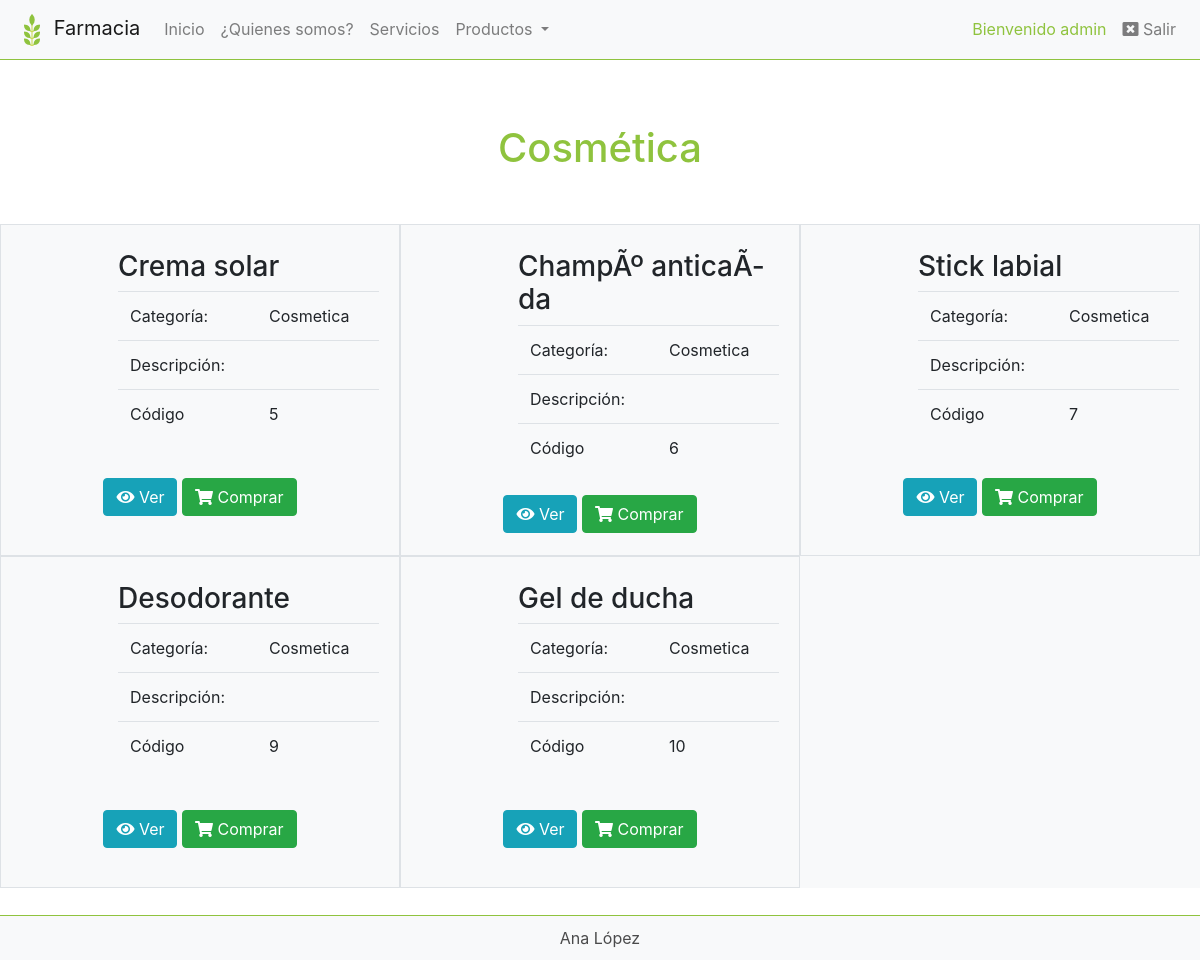
Screenshot of /farmacia/ver_productos_cosmetica.php (signed in) with the database file from the repository.
### tables this page shows
CREATE TABLE `productos` (
  `codigo` int(4) NOT NULL,
  `nombre` varchar(30) NOT NULL,
  `categoria` varchar(20) NOT NULL,
  `cantidad` int(4) NOT NULL,
  `precio` float NOT NULL,
  `imagen` varchar(255) NOT NULL,
  `descripcion` text
);

### farmacia/ver_productos_cosmetica.php (the view, shortened to what this page needs)
<!DOCTYPE html>
<html lang="es">
<head>
	<?php include("cnds.php"); ?>
</head>
<body>
	<?php include("menuUsuario.php"); ?>
	<div class="jumbotron text-center lmbot">
			<h1>Cosmética</h1>
	</div>
	<div class="container-fluid bg-light">
			<div class="row">
				<?php
						include("conexion.php");
						$registros= mysqli_query($conexion, "select * from productos where categoria LIKE 'Cosmetica' ") or die (mysqli_error($conexion));
						while ($reg=mysqli_fetch_array($registros)) {
					?>
				<div class="col-md-4 border">
						<div class="row listproductos">
						<div class="col-md-3 "><img class="imgpro" src="<?php echo $reg['imagen'] ?>"></div>
						<div class="col-md-9">
							<h3><?php echo $reg['nombre']; ?></h3>
							<table class="table table-condensed">
								<tr>
									<td>Categoría:</td>
									<td><?php echo $reg['categoria']; ?></td>
								</tr>
								<tr>
									<td>Descripción:</td>
									<td class="desc"><?php echo $reg['descripcion']; ?></td>
								</tr>
								<tr>
									<td>Código</td>
									<td><?php echo $reg['codigo']; ?></td>
								</tr>
							</table>
							</div>
								<div class="container-fluid">
									<center>
									<a href="#" class="btn btn-info"><i class="fa fa-eye"></i>&nbsp;Ver</a>
									<a href="#" class="btn btn-success"><i class="fas fa-shopping-cart"></i>&nbsp;Comprar</a>
									</center>
								</div>
							</div>
					</div>
					<?php }
					?>
			</div>
	</div>
	<br><br><br>
	<?php include("footer.php"); ?>
</body>
</html>

### farmacia/style.css (style rules this page uses)
.jumbotron { background-color: white!important; }
.jumbotron h1 { color: #8fc33e!important; }
.lmbot { margin-bottom: -20px!important; }
.listproductos { margin-bottom: 10px; margin-top: 20px; height: 300px; padding: 5px; float: left; }
.desc { font-size: 12px; }

### rows the page displays
productos: nombre "Crema solar", categoria "Cosmetica", codigo "5"
productos: nombre "ChampÃº anticaÃ­da", categoria "Cosmetica", codigo "6"
productos: nombre "Stick labial", categoria "Cosmetica", codigo "7"
productos: nombre "Desodorante", categoria "Cosmetica", codigo "9"
productos: nombre "Gel de ducha", categoria "Cosmetica", codigo "10"

### other values shown
$_SESSION['nombre'] "admin"
